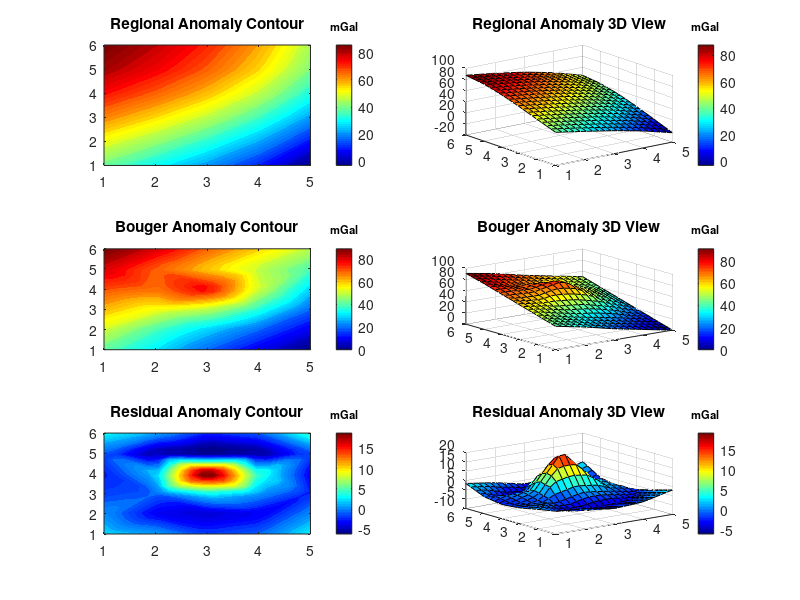

Reproduce this figure in MATLAB.
%Regional and Residual gravity anomaly separation using  Trend Surface
%Analysis (TSA) 2nd order
%Mohammad Rheza Zamani
clear all;
clc;
%Function : P(x,y)=a+bx+cx^2+dy+ey^2+fxy 
x = [1 2 3 4 5 1 2 3 4 5 1 2 3 4 5 1 2 3 4 5 1 2 3 4 5 1 2 3 4 5 ]; % 
y = [1 1 1 1 1 2 2 2 2 2 3 3 3 3 3 4 4 4 4 4 5 5 5 5 5 6 6 6 6 6 ];
cba = [42 32 20 10 0 52 40 30 20 10 62 55 50 37 20 72 69 80 52 30 82 70 60 50 40 91 82 70 60 50];
x1 = x.*x;
y1 = y.*y;
xy = x.*y;
x2 = x1.*x;
y2 = y1.*y;
xy1 = xy.*x;
xy2 = xy.*y;
for i = 1 : length(x) 
    k(:, 1 ) = zeros(length(x), 1) + 1;
end
%Kernel Matrix
G = [k x' x1' x2' y' y1' y2' xy' xy1' xy2'];

%Inversion
m=inv(G'*G)*G'*cba';

%Regional Anomalies
anomali_regional = G*m;

%Residual Anomalies
anomali_residual = cba' - anomali_regional;

% Gridding Data
xv = linspace(min(x), max(x), 20);
yv = linspace(min(y), max(y), 20); 
[Xm,Ym] = meshgrid(xv, yv);
Zm = griddata(x, y, anomali_regional, Xm, Ym); 
Z = griddata (x, y, cba, Xm, Ym); 
Zn = griddata(x,y,anomali_residual,Xm,Ym);

% Plotting data
figure(1)
subplot(3,2,1)
contourf(Xm, Ym, Zm,50,'LineStyle','none')
title('Regional Anomaly Contour')
colorbar
colormap(jet)
title(colorbar,'mGal','FontSize',8,'fontweight','bold')
subplot(3,2,2)
surf(Xm, Ym, Zm)
title('Regional Anomaly 3D View') 
colorbar
colormap(jet)
title(colorbar,'mGal','FontSize',8,'fontweight','bold')
subplot(3,2,3)
contourf(Xm, Ym, Z,50,'LineStyle','none')
title('Bouger Anomaly Contour')
colorbar
colormap(jet)
title(colorbar,'mGal','FontSize',8,'fontweight','bold')
subplot(3,2,4)
surf(Xm, Ym, Z)
title('Bouger Anomaly 3D View')
colorbar
colormap(jet)
title(colorbar,'mGal','FontSize',8,'fontweight','bold')
subplot(3,2,5)
contourf(Xm, Ym, Zn,50,'LineStyle','none')
title('Residual Anomaly Contour')
colorbar
colormap(jet)
title(colorbar,'mGal','FontSize',8,'fontweight','bold')
subplot(3,2,6)
surf(Xm, Ym, Zn)
title('Residual Anomaly 3D View')
colorbar
colormap(jet)
title(colorbar,'mGal','FontSize',8,'fontweight','bold')
